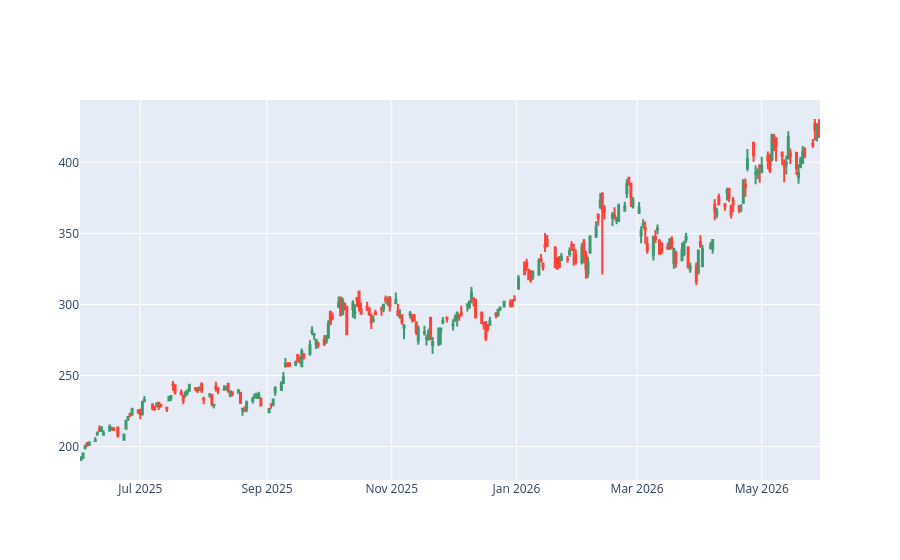

The notebook cell saved with this chart:
### Code cell
# 캔들 차트로 그리기
import plotly.graph_objects as go
import plotly.express as px

fig = go.Figure(data=[go.Candlestick(x=tsmc['Date'],
                                     open=tsmc['Open'],
                                     high=tsmc['High'],
                                     low=tsmc['Low'],
                                     close=tsmc['Close'])])
fig.update_layout(xaxis_rangeslider_visible=False)
fig.show()

### Figure 1 — Plotly figure (JSON) as saved in the notebook; plotly's stock layout.template omitted (floating-point values rounded to 4 significant figures; data arrays with more than 128 entries replaced by an {"elided": "..."} marker saying what was removed)
{"data": [{"close": {"elided": "250 float values"}, "high": {"elided": "250 float values"}, "low": {"elided": "250 float values"}, "open": {"elided": "250 float values"}, "type": "candlestick", "x": {"elided": "250 str values"}}], "layout": {"xaxis": {"rangeslider": {"visible": false}}}}
